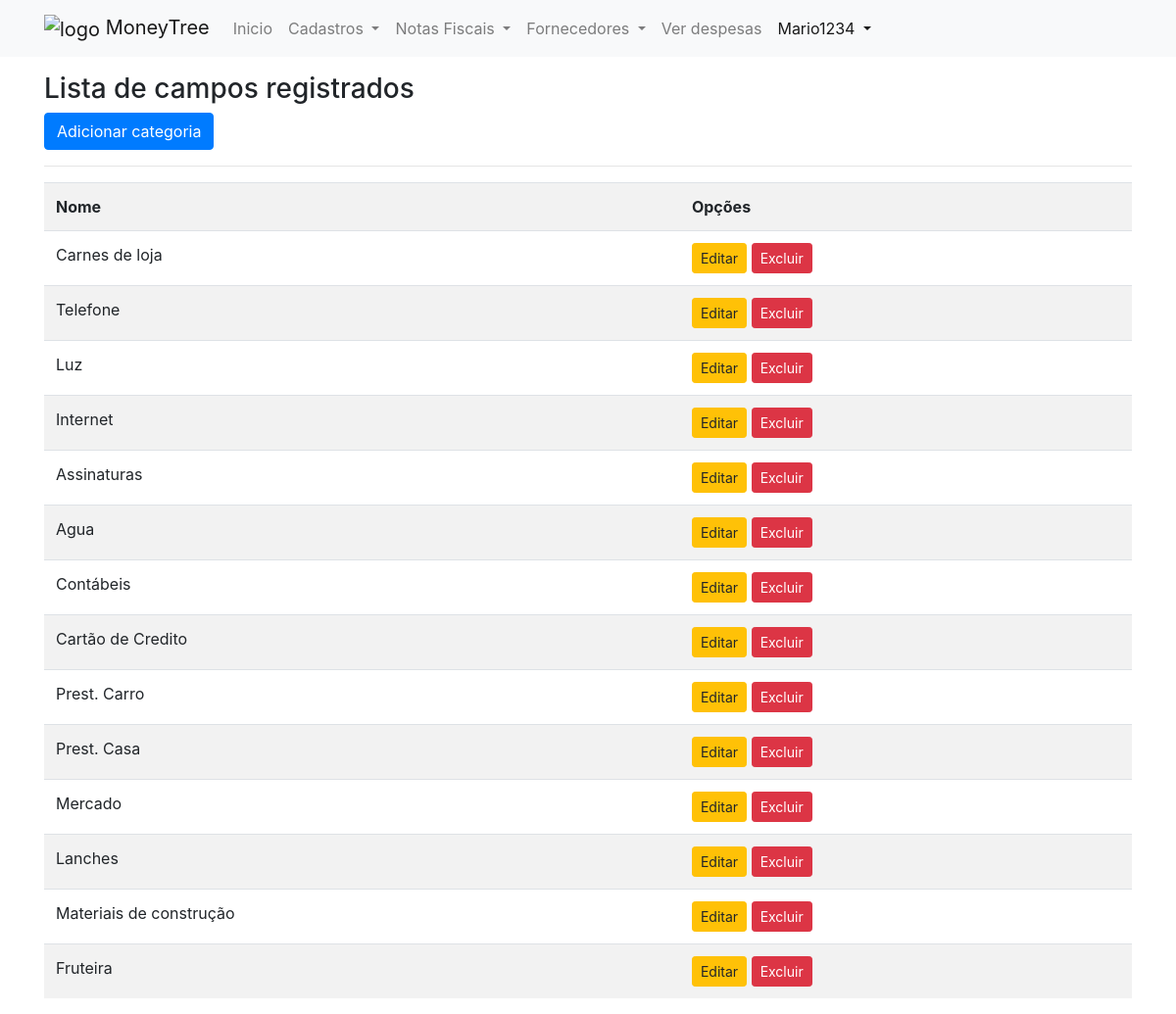
The page /listar/categoria/ (signed in) on the database its author committed.
### cadastros/models.py (models this page shows, shortened)
class Categoria(models.Model):
    nome = models.CharField(max_length=255)

### cadastros/views.py (the view)
# urls.py: path('listar/categoria/', CategoriaList.as_view(), name='listar-categoria'),
class CategoriaList(LoginRequiredMixin, ListView):
    login_url = reverse_lazy('users-login')
    model = Categoria
    template_name = "cadastros/listas/categoria.html"

### cadastros/templates/cadastros/listas/categoria.html
{% extends 'base.html' %}
{% load static %}
{% block conteudo %}
<h3 class="mt-3">Lista de campos registrados</h3>
<a href="{% url 'cadastrar-despesa' %}" class="btn btn-primary">Adicionar categoria</a>
<hr>
<div class="table-responsive">
    <table class="table table-striped">
        <tr>
            <th>Nome</th>
            <th>Opções</th>
        </tr>
        {% for categoria in object_list %}
        <tr>
            <td>{{categoria.nome}}</td>
            <td>
                <a href="{% url 'editar-categoria' categoria.pk %}" class="btn btn-warning btn-sm"
                    title="Editar">Editar</a>
                <a href="{% url 'excluir-categoria' categoria.pk %}" class="btn btn-danger btn-sm"
                    title="Excluir">Excluir</a>
            </td>
        </tr>
        {% empty %}
        <tr>
            <td colspan="3">Nenhum campo registrado</td>
        </tr>
        {% endfor %}
    </table>
</div>
{% endblock %}

### templates/parciais/_nav.html (shortened to what this page needs)
{% load static %}
<nav class="navbar navbar-expand-lg navbar-light bg-light static-top">
    <div class="container">
        <a class="navbar-brand" href="{% url 'index' %}">
            <img src="{% static 'img/pngegg.png' %}" width="80" height="70" alt="logo">
            MoneyTree</a>
        <div class="collapse navbar-collapse" id="navbarNavDropdown">
            <ul class="navbar-nav">
                <li class="nav-item">
                    <a class="nav-link" href="{% url 'index' %}">
                        Inicio
                        <span class="sr-only">(current)</span></a>
                </li>
                {% if request.user.is_authenticated %}
                <li class="nav-item dropdown">
                    <a class="nav-link dropdown-toggle" href="{% url 'index' %}" id="navbarDropdownMenuLink"
                        data-toggle="dropdown" aria-haspopup="true" aria-expanded="false">
                        Cadastros
                    </a>
                </li>
                <li class="nav-item dropdown">
                    <a class="nav-link dropdown-toggle" href="{% url 'index' %}" id="navbarDropdownMenuLink"
                        data-toggle="dropdown" aria-haspopup="true" aria-expanded="false">
                        Notas Fiscais
                    </a>
                </li>
                <li class="nav-item dropdown">
                    <a class="nav-link dropdown-toggle" href="{% url 'index' %}" id="navbarDropdownMenuLink"
                        data-toggle="dropdown" aria-haspopup="true" aria-expanded="false">
                        Fornecedores
                    </a>
                </li>
                <li class="nav-item">
                    <a class="nav-link" href="{% url 'listar-despesa' %}">Ver despesas</a>
                </li>
                <li class="nav-item dropdown active">
                    <a class="nav-link dropdown-toggle" href="{% url 'index' %}" id="navbarDropdownMenuLink"
                        data-toggle="dropdown" aria-haspopup="true" aria-expanded="false">
                        {{ request.user }}
                    </a>
                </li>
                {% endif %}
            </ul>
        </div>
    </div>
</nav>

### rows shown on the page
Categoria: nome "Carnes de loja"
Categoria: nome "Telefone"
Categoria: nome "Luz"
Categoria: nome "Internet"
Categoria: nome "Assinaturas"
Categoria: nome "Agua"
Categoria: nome "Contábeis"
Categoria: nome "Cartão de Credito"
Categoria: nome "Prest. Carro"
Categoria: nome "Prest. Casa"
Categoria: nome "Mercado"
Categoria: nome "Lanches"
Categoria: nome "Materiais de construção"
Categoria: nome "Fruteira"

### other values the page prints
{{ request.user }} "Mario1234"
